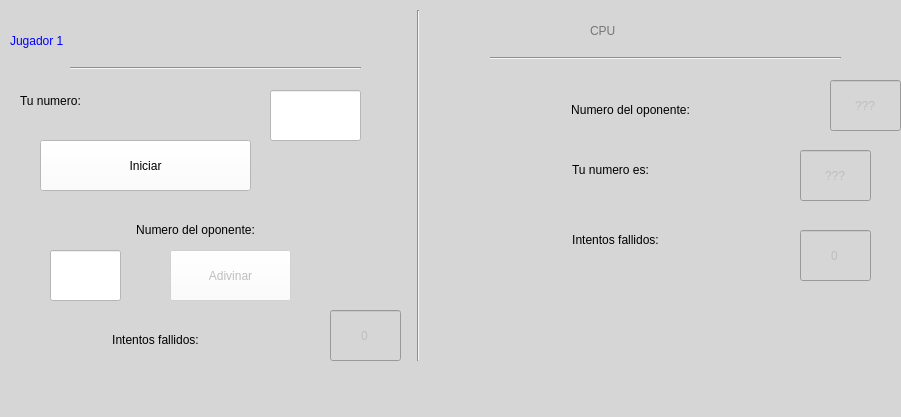
<?xml version="1.0" encoding="UTF-8"?>
<ui version="4.0">
 <class>MainWindow</class>
 <widget class="QMainWindow" name="MainWindow">
  <property name="geometry">
   <rect>
    <x>0</x>
    <y>0</y>
    <width>901</width>
    <height>417</height>
   </rect>
  </property>
  <property name="windowTitle">
   <string>MainWindow</string>
  </property>
  <property name="styleSheet">
   <string notr="true">background-color: rgb(214, 214, 214);</string>
  </property>
  <widget class="QWidget" name="centralwidget">
   <widget class="QLineEdit" name="txtP1Num">
    <property name="geometry">
     <rect>
      <x>270</x>
      <y>90</y>
      <width>91</width>
      <height>51</height>
     </rect>
    </property>
    <property name="styleSheet">
     <string notr="true">font: 20pt &quot;MS Serif&quot;;
background-color: rgb(255, 255, 255);</string>
    </property>
    <property name="text">
     <string/>
    </property>
    <property name="maxLength">
     <number>3</number>
    </property>
    <property name="alignment">
     <set>Qt::AlignCenter</set>
    </property>
   </widget>
   <widget class="QLabel" name="label">
    <property name="geometry">
     <rect>
      <x>20</x>
      <y>80</y>
      <width>201</width>
      <height>41</height>
     </rect>
    </property>
    <property name="styleSheet">
     <string notr="true">font: 20pt &quot;MS Serif&quot;;</string>
    </property>
    <property name="text">
     <string>Tu numero:</string>
    </property>
   </widget>
   <widget class="QPushButton" name="btnStart">
    <property name="geometry">
     <rect>
      <x>40</x>
      <y>140</y>
      <width>211</width>
      <height>51</height>
     </rect>
    </property>
    <property name="styleSheet">
     <string notr="true">font: 20pt &quot;MS Serif&quot;;
background-color: rgb(255, 255, 255);</string>
    </property>
    <property name="text">
     <string>Iniciar</string>
    </property>
   </widget>
   <widget class="QLabel" name="label_2">
    <property name="geometry">
     <rect>
      <x>0</x>
      <y>210</y>
      <width>391</width>
      <height>41</height>
     </rect>
    </property>
    <property name="styleSheet">
     <string notr="true">font: 20pt &quot;MS Serif&quot;;</string>
    </property>
    <property name="text">
     <string>&lt;html&gt;&lt;head/&gt;&lt;body&gt;&lt;p&gt;Numero del oponente:&lt;/p&gt;&lt;/body&gt;&lt;/html&gt;</string>
    </property>
    <property name="alignment">
     <set>Qt::AlignCenter</set>
    </property>
   </widget>
   <widget class="QLineEdit" name="txtP1Guess">
    <property name="enabled">
     <bool>false</bool>
    </property>
    <property name="geometry">
     <rect>
      <x>50</x>
      <y>250</y>
      <width>71</width>
      <height>51</height>
     </rect>
    </property>
    <property name="styleSheet">
     <string notr="true">font: 20pt &quot;MS Serif&quot;;
background-color: rgb(255, 255, 255);</string>
    </property>
    <property name="text">
     <string/>
    </property>
    <property name="maxLength">
     <number>3</number>
    </property>
    <property name="alignment">
     <set>Qt::AlignCenter</set>
    </property>
   </widget>
   <widget class="QPushButton" name="btnGuess">
    <property name="enabled">
     <bool>false</bool>
    </property>
    <property name="geometry">
     <rect>
      <x>170</x>
      <y>250</y>
      <width>121</width>
      <height>51</height>
     </rect>
    </property>
    <property name="styleSheet">
     <string notr="true">font: 20pt &quot;MS Serif&quot;;
background-color: rgb(255, 255, 255);</string>
    </property>
    <property name="text">
     <string>Adivinar</string>
    </property>
   </widget>
   <widget class="QLabel" name="label_3">
    <property name="geometry">
     <rect>
      <x>0</x>
      <y>320</y>
      <width>311</width>
      <height>41</height>
     </rect>
    </property>
    <property name="styleSheet">
     <string notr="true">font: 20pt &quot;MS Serif&quot;;</string>
    </property>
    <property name="text">
     <string>&lt;html&gt;&lt;head/&gt;&lt;body&gt;&lt;p&gt;Intentos fallidos:&lt;/p&gt;&lt;/body&gt;&lt;/html&gt;</string>
    </property>
    <property name="alignment">
     <set>Qt::AlignCenter</set>
    </property>
   </widget>
   <widget class="QLineEdit" name="txtP1Fails">
    <property name="enabled">
     <bool>false</bool>
    </property>
    <property name="geometry">
     <rect>
      <x>330</x>
      <y>310</y>
      <width>71</width>
      <height>51</height>
     </rect>
    </property>
    <property name="styleSheet">
     <string notr="true">font: 20pt &quot;MS Serif&quot;;</string>
    </property>
    <property name="text">
     <string>0</string>
    </property>
    <property name="maxLength">
     <number>3</number>
    </property>
    <property name="alignment">
     <set>Qt::AlignCenter</set>
    </property>
   </widget>
   <widget class="QLabel" name="label_4">
    <property name="geometry">
     <rect>
      <x>10</x>
      <y>20</y>
      <width>201</width>
      <height>41</height>
     </rect>
    </property>
    <property name="styleSheet">
     <string notr="true">font: 20pt &quot;MS Serif&quot;;
color: rgb(0, 0, 255);</string>
    </property>
    <property name="text">
     <string>Jugador 1</string>
    </property>
   </widget>
   <widget class="Line" name="line">
    <property name="geometry">
     <rect>
      <x>410</x>
      <y>10</y>
      <width>16</width>
      <height>351</height>
     </rect>
    </property>
    <property name="orientation">
     <enum>Qt::Vertical</enum>
    </property>
   </widget>
   <widget class="QLabel" name="label_5">
    <property name="geometry">
     <rect>
      <x>440</x>
      <y>90</y>
      <width>381</width>
      <height>41</height>
     </rect>
    </property>
    <property name="styleSheet">
     <string notr="true">font: 20pt &quot;MS Serif&quot;;</string>
    </property>
    <property name="text">
     <string>&lt;html&gt;&lt;head/&gt;&lt;body&gt;&lt;p&gt;Numero del oponente:&lt;/p&gt;&lt;/body&gt;&lt;/html&gt;</string>
    </property>
    <property name="alignment">
     <set>Qt::AlignCenter</set>
    </property>
   </widget>
   <widget class="QLabel" name="label_6">
    <property name="geometry">
     <rect>
      <x>590</x>
      <y>10</y>
      <width>91</width>
      <height>41</height>
     </rect>
    </property>
    <property name="styleSheet">
     <string notr="true">font: 20pt &quot;MS Serif&quot;;
color: rgb(118, 118, 118);</string>
    </property>
    <property name="text">
     <string>CPU</string>
    </property>
   </widget>
   <widget class="QLineEdit" name="txtCPUNum">
    <property name="enabled">
     <bool>false</bool>
    </property>
    <property name="geometry">
     <rect>
      <x>830</x>
      <y>80</y>
      <width>71</width>
      <height>51</height>
     </rect>
    </property>
    <property name="styleSheet">
     <string notr="true">font: 20pt &quot;MS Serif&quot;;</string>
    </property>
    <property name="text">
     <string>???</string>
    </property>
    <property name="maxLength">
     <number>3</number>
    </property>
    <property name="alignment">
     <set>Qt::AlignCenter</set>
    </property>
   </widget>
   <widget class="QLabel" name="label_7">
    <property name="geometry">
     <rect>
      <x>450</x>
      <y>150</y>
      <width>321</width>
      <height>41</height>
     </rect>
    </property>
    <property name="styleSheet">
     <string notr="true">font: 20pt &quot;MS Serif&quot;;</string>
    </property>
    <property name="text">
     <string>&lt;html&gt;&lt;head/&gt;&lt;body&gt;&lt;p&gt;Tu numero es:&lt;/p&gt;&lt;/body&gt;&lt;/html&gt;</string>
    </property>
    <property name="alignment">
     <set>Qt::AlignCenter</set>
    </property>
   </widget>
   <widget class="QLineEdit" name="txtCPUGuess">
    <property name="enabled">
     <bool>false</bool>
    </property>
    <property name="geometry">
     <rect>
      <x>800</x>
      <y>150</y>
      <width>71</width>
      <height>51</height>
     </rect>
    </property>
    <property name="styleSheet">
     <string notr="true">font: 20pt &quot;MS Serif&quot;;</string>
    </property>
    <property name="text">
     <string>???</string>
    </property>
    <property name="maxLength">
     <number>3</number>
    </property>
    <property name="alignment">
     <set>Qt::AlignCenter</set>
    </property>
   </widget>
   <widget class="QLabel" name="label_8">
    <property name="geometry">
     <rect>
      <x>440</x>
      <y>220</y>
      <width>351</width>
      <height>41</height>
     </rect>
    </property>
    <property name="styleSheet">
     <string notr="true">font: 20pt &quot;MS Serif&quot;;</string>
    </property>
    <property name="text">
     <string>&lt;html&gt;&lt;head/&gt;&lt;body&gt;&lt;p&gt;Intentos fallidos:&lt;/p&gt;&lt;/body&gt;&lt;/html&gt;</string>
    </property>
    <property name="alignment">
     <set>Qt::AlignCenter</set>
    </property>
   </widget>
   <widget class="QLineEdit" name="txtCPUFails">
    <property name="enabled">
     <bool>false</bool>
    </property>
    <property name="geometry">
     <rect>
      <x>800</x>
      <y>230</y>
      <width>71</width>
      <height>51</height>
     </rect>
    </property>
    <property name="styleSheet">
     <string notr="true">font: 20pt &quot;MS Serif&quot;;</string>
    </property>
    <property name="text">
     <string>0</string>
    </property>
    <property name="maxLength">
     <number>3</number>
    </property>
    <property name="alignment">
     <set>Qt::AlignCenter</set>
    </property>
   </widget>
   <widget class="Line" name="line_2">
    <property name="geometry">
     <rect>
      <x>70</x>
      <y>60</y>
      <width>291</width>
      <height>16</height>
     </rect>
    </property>
    <property name="orientation">
     <enum>Qt::Horizontal</enum>
    </property>
   </widget>
   <widget class="Line" name="line_3">
    <property name="geometry">
     <rect>
      <x>490</x>
      <y>50</y>
      <width>351</width>
      <height>16</height>
     </rect>
    </property>
    <property name="orientation">
     <enum>Qt::Horizontal</enum>
    </property>
   </widget>
  </widget>
  <widget class="QMenuBar" name="menubar">
   <property name="geometry">
    <rect>
     <x>0</x>
     <y>0</y>
     <width>901</width>
     <height>18</height>
    </rect>
   </property>
  </widget>
  <widget class="QStatusBar" name="statusbar"/>
 </widget>
 <resources/>
 <connections/>
</ui>
